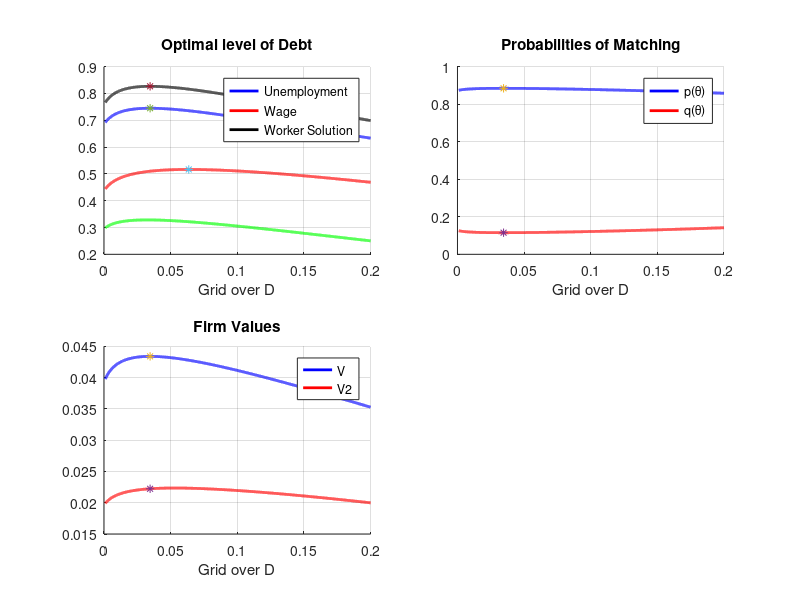

Write MATLAB code to recreate this figure.
clear all
close all

%Parameterization
delt           = 0.1; %parameter of the decreasing return to scale
b              = 0.15; %worker outside option
r              = 1; %interest rate to owe to the bank
COE            = 0.005; %initial endowment (initial equity)
alp_min        = 0.001; %minimum level of debt
alp_max        = 0.2; %maximum level of debt
alp            = linspace(alp_min,alp_max,10000); %Grid over debt choice

%Endogenous functions
phie           = r*alp.*(COE + alp).^(-delt); %probability of default
A              = (1/2*(1+phie).*(COE + alp).^delt - r*alp); %Technical object
B              = b*(phie + (((1 - phie).*b.*(COE + alp).^(-delt))/2) - 2); %Technical object
Exp_output     = (1/2*(1-phie.^2).*(COE + alp).^delt - r*alp.*(1-phie)); 
Max_output     = (COE + alp).^delt - r*alp;
C              = (COE.*((2-phie).*Exp_output + B + (2-phie).*phie*b)).^(1/2)./(2-phie); %Technical object
w              = Max_output - (COE + alp).^(delt/2)*2^(0.5).*C.^(0.5); %wage
phi_dw         = phie + w.*(COE + alp).^(-delt); %probability of having zero profits
V2             = (1-phie).*A - ...
      (1/2*(1-phie) + A.*(COE + alp).^(-delt)).*w + 1/2*(COE + alp).^(-delt).*w.^2; 
V              = (2-phie).*V2; %firm's value for a given match
E2             = phie*b + (1 - phie).*w - 1/2*((COE + alp).^(-delt)).*w.^2;
E3             = E2 + 1/2*((COE + alp).^(-delt))*b^2;
E_net          = (2-phie).*E2 + B; %employment's value for a given match
E_net_check    = E2 + phie*b + (1 - phie).*E3 - 2*b;
ptheta         = E_net./(E_net + V); %worker's prob of matching
qtheta         = V./(E_net + V); %firm's prob of matching
U              = b + ptheta.*(E2 + phie*b + (1 - phie).*E3) + (1 - ptheta)*2*b; %Value of unemployment
U_check        = E_net.^2./(E_net + V) + 3*b;

%Worker solution - Set w equal to Max_output
E2_worker      = phie*b + (1 - phie).*Max_output - 1/2*((COE + alp).^(-delt)).*Max_output.^2;
E3_worker      = E2_worker + 1/2*((COE + alp).^(-delt))*b^2;
U_worker       = b + E2_worker + phie*b + (1 - phie).*E3_worker;

%Some checks
if sum(abs(E_net - E_net_check)) > 10^(-8)
      display('Net value of employment is wrong')
end
if sum(abs(E2 + V2 - Exp_output - phie*b)) > 10^(-8)
      display('Either E2 or V2 is wrong')
end
if sum(abs(E_net + V - (2-phie).*(Exp_output + phie*b) - B)) > 10^(-8)
      display('Either E_net or V is wrong')
end
if sum(abs(U - U_check)) > 10^(-8)
      display('Value of unemployment is wrong')
end

%Optimal Ds
[max_w               loc_D_w]                = max(w);
[max_Exp             loc_D_Exp]              = max(Exp_output);
[max_U               loc_D_U]                = max(U);
[max_U_worker        loc_D_U_worker]         = max(U_worker);
[max_ptheta          loc_D_ptheta]           = max(ptheta);
[max_qtheta          loc_D_qtheta]           = min(qtheta);
[max_V               loc_D_V]                = max(V);
[max_V2              loc_D_V2]               = max(V2);
[max_Ey              loc_D_Ey]               = max((2-phie).*(Exp_output + phie*b) + B);

if loc_D_U - loc_D_U_worker > 0
      display('Worker Solution and Search Solution are different')
end

%Plots
figure(1)
newPosition = [1 41 1920 963];
newUnits = 'normalized';
set(gcf,'Position', newPosition,'Units', newUnits);
hL.Orientation = 'horizontal';
hL.FontSize = 16;

subplot(2,2,1)
hold on
plot(alp,U,'LineWidth',2,'Color','b')
plot(alp,w,'LineWidth',2,'Color','r')
plot(alp,U_worker,'LineWidth',2,'Color','k')
plot(alp,Exp_output,'LineWidth',2,'Color','g')
plot(alp(loc_D_U),U(loc_D_U),'*')
plot(alp(loc_D_w),w(loc_D_w),'*')
plot(alp(loc_D_U_worker),U_worker(loc_D_U_worker),'*')
grid on
xlabel('Grid over D') % x-axis label
% ylabel('Value of Unemployment') % y-axis label
legend('Unemployment','Wage','Worker Solution')
title('Optimal level of Debt')
hold off

subplot(2,2,2)
hold on
plot(alp,ptheta,'LineWidth',2,'Color','b')
plot(alp,qtheta,'LineWidth',2,'Color','r')
plot(alp(loc_D_U),ptheta(loc_D_U),'*')
plot(alp(loc_D_U),qtheta(loc_D_U),'*')
grid on
xlabel('Grid over D') % x-axis label
% ylabel('Value of Unemployment') % y-axis label
legend('p(\theta)','q(\theta)')
title('Probabilities of Matching')
hold off

subplot(2,2,3)
hold on
plot(alp,V,'LineWidth',2,'Color','b')
plot(alp,V2,'LineWidth',2,'Color','r')
plot(alp(loc_D_U),V(loc_D_U),'*')
plot(alp(loc_D_U),V2(loc_D_U),'*')
grid on
xlabel('Grid over D') % x-axis label
% ylabel('Value of Unemployment') % y-axis label
legend('V','V2')
title('Firm Values')
hold off






